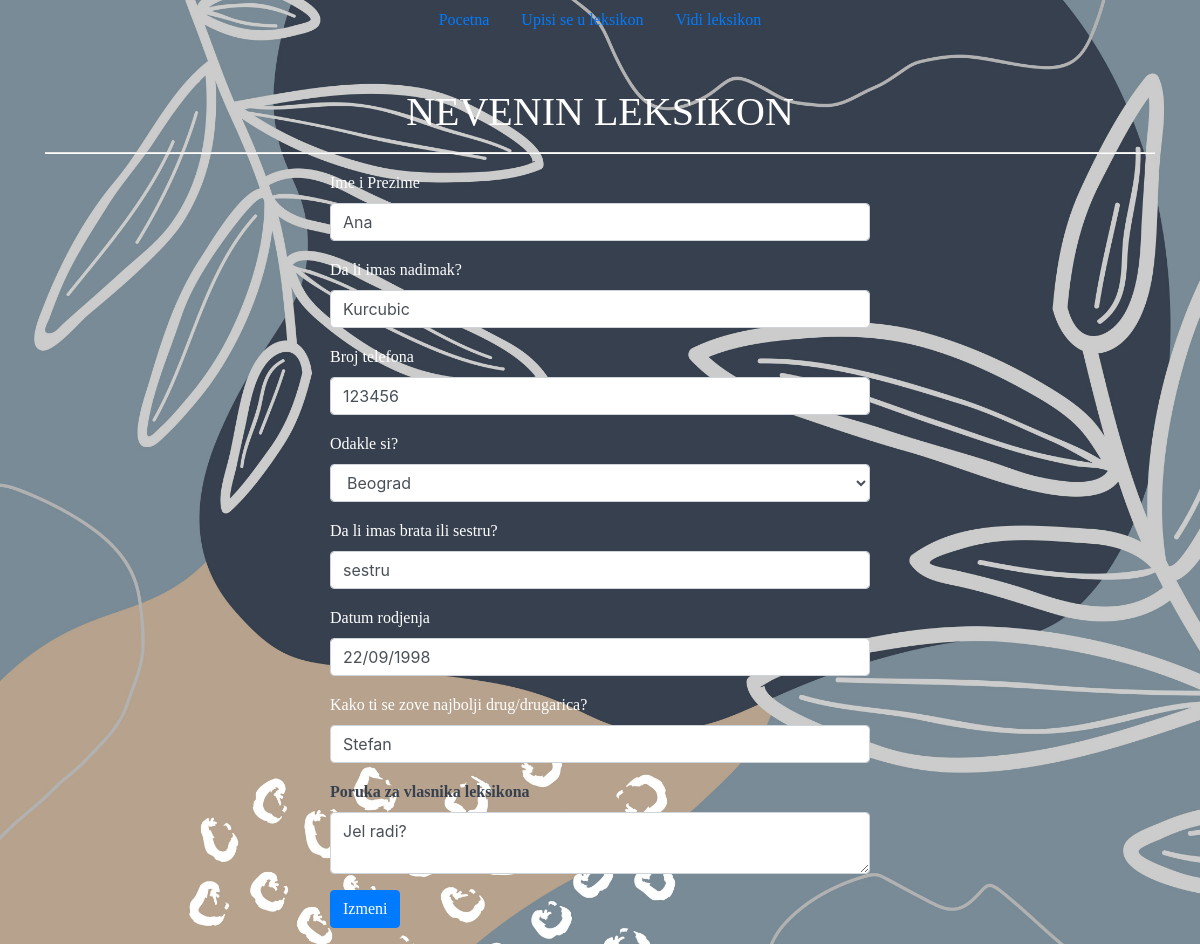
Page /edit.php?id=27 on the committed database.
### tables this page shows
CREATE TABLE `records` (
  `id` int(11) NOT NULL,
  `name` varchar(255) NOT NULL,
  `nick` varchar(255) NOT NULL,
  `phone` varchar(255) NOT NULL,
  `place` int(11) NOT NULL,
  `siblings` varchar(255) NOT NULL,
  `birth` varchar(255) NOT NULL,
  `friend` varchar(255) NOT NULL,
  `note` varchar(255) NOT NULL
);

CREATE TABLE `places` (
  `id` int(11) NOT NULL,
  `pname` varchar(255) NOT NULL,
  `ptt` int(11) NOT NULL
);

### model.php (called while the page is built, shortened)
<?php
    Class Model{
        private $server = "localhost";
        private $username = "root";
        private $password;
        private $db = "journal";
        private $conn;
        public function __construct(){
            try {
                $this->conn = new mysqli($this->server,$this->username,$this->password,$this->db);
            } catch (Exception $e) {
                echo "connection failed" . e.getMessage();
            }
        }
        public function edit($id){
            $data = null;
            $query = "SELECT r.id, r.name, r.nick, r.phone, p.pname, r.siblings, r.birth, r.friend, r.note FROM records r JOIN places p ON r.place=p.id WHERE r.id = '$id'";
            if ($sql = $this->conn->query($query)) {
                while ($row = $sql->fetch_assoc()) {
                    $data = $row;
                }
            }
            return $data;
        }
    }
?>

### edit.php (the view, shortened to what this page needs)
<!doctype html>
<html lang="en">
    <head>
        <link rel="stylesheet" href="https://stackpath.bootstrapcdn.com/bootstrap/4.3.1/css/bootstrap.min.css">
    </head>
    <body style="background-image: url('img/theme-3.jpg'); background-repeat: no-repeat; background-size: cover;">
        <ul class="nav justify-content-center" style="text-align: center; color: white; font-family: Papyrus, fantasy">
            <li class="nav-item">
                <a class="nav-link" href="index.php">Pocetna</a>
            </li>
            <li class="nav-item">
                <a class="nav-link active" href="fillform.php">Upisi se u leksikon</a>
            </li>
            <li class="nav-item">
                <a class="nav-link" href="journal.php">Vidi leksikon</a>
            </li>
        </ul>
        <div class="container">
            <div class="row">
                <div class="col-md-12 mt-5">
                    <h1 class="text-center" style="color: white; font-family: Papyrus, fantasy">NEVENIN LEKSIKON</h1>
                    <hr style="height: 1px;color: white;background-color: white;">
                </div>
            </div>
            <div class="row">
                <div class="col-md-6 mx-a" style="margin-left:auto;margin-right:auto;">
                    <?php
                    include 'model.php';
                    $model = new Model();
                    $id = $_REQUEST['id'];
                    $row = $model->edit($id);
                    ?>
                    <form name="forma" action="" method="post">
                        <div class="form-group">
                            <label for="" style="color: white; font-family: Papyrus, fantasy">Ime i Prezime</label>
                            <input type="text" name="name" value="<?php echo $row['name'];?>" class="form-control">
                        </div>
                        <div class="form-group">
                            <label for="" style="color: white; font-family: Papyrus, fantasy">Da li imas nadimak?</label>
                            <input type="text" name="nick" value="<?php echo $row['nick'];?>" class="form-control">
                        </div>
                        <div class="form-group">
                            <label for="" style="color: white; font-family: Papyrus, fantasy">Broj telefona</label>
                            <input type="text" name="phone" value="<?php echo $row['phone'];?>" class="form-control">
                        </div>
                        <div class="form-group">
                            <label for="" style="color: white; font-family: Papyrus, fantasy">Odakle si?</label>
                            <select class="form-control" name="place" id="place">
                                <option disabled selected value><?php echo $row['pname'];?></option>
                            </select>
                        </div>
                        <div class="form-group">
                            <label for="" style="color: white; font-family: Papyrus, fantasy">Da li imas brata ili sestru?</label>
                            <input type="text" name="siblings" value="<?php echo $row['siblings'];?>" class="form-control">
                        </div>
                        <div class="form-group">
                            <label for="" style="color: white; font-family: Papyrus, fantasy">Datum rodjenja</label>
                            <input type="text" name="birth" value="<?php echo $row['birth'];?>" class="form-control">
                        </div>
                        <div class="form-group">
                            <label for="" style="color: white; font-family: Papyrus, fantasy">Kako ti se zove najbolji drug/drugarica?</label>
                            <input type="text" name="friend" value="<?php echo $row['friend'];?>" class="form-control">
                        </div>
                        <div class="form-group">
                            <label for="" style="color: #37404f; font-family: Papyrus, fantasy"><b>Poruka za vlasnika leksikona</b></label>
                            <textarea name="note" id="" cols="" rows="" class="form-control"><?php echo $row['note'];?></textarea>
                        </div>
                        <div class="form-group">
                            <button type="update" name="update" class="btn btn-primary" onclick="allnumeric(document.forma.phone)" style="color: white; font-family: Papyrus, fantasy">Izmeni</button>
                        </div>
                    </form>
                </div>
            </div>
        </div>
    </body>
</html>

### rows in the picture
records: name "Ana", nick "Kurcubic", phone "123456", place "Beograd", siblings "sestru", birth "22/09/1998", friend "Stefan", note "Jel radi?"
